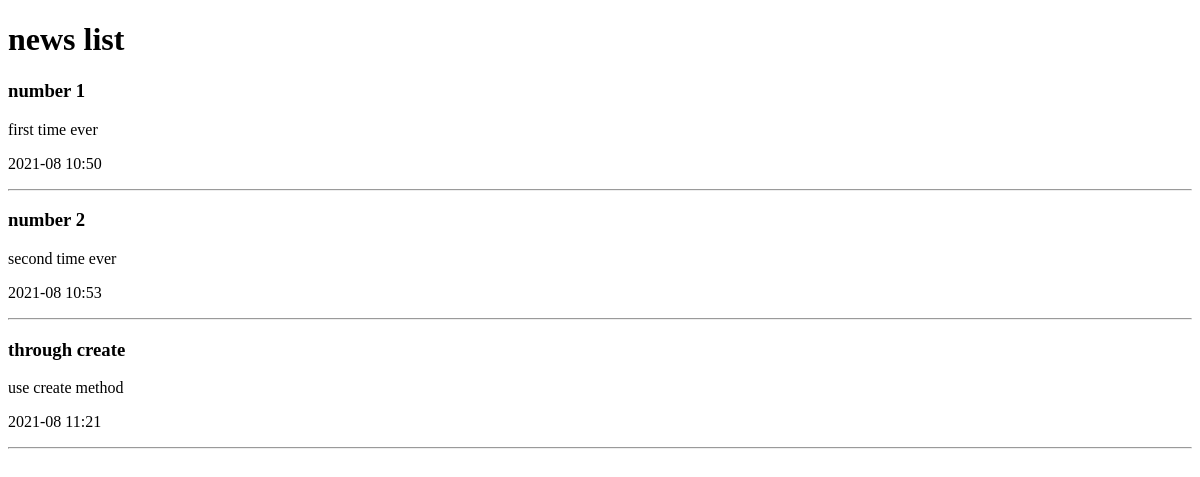
The page /news/ on the database as committed earlier.
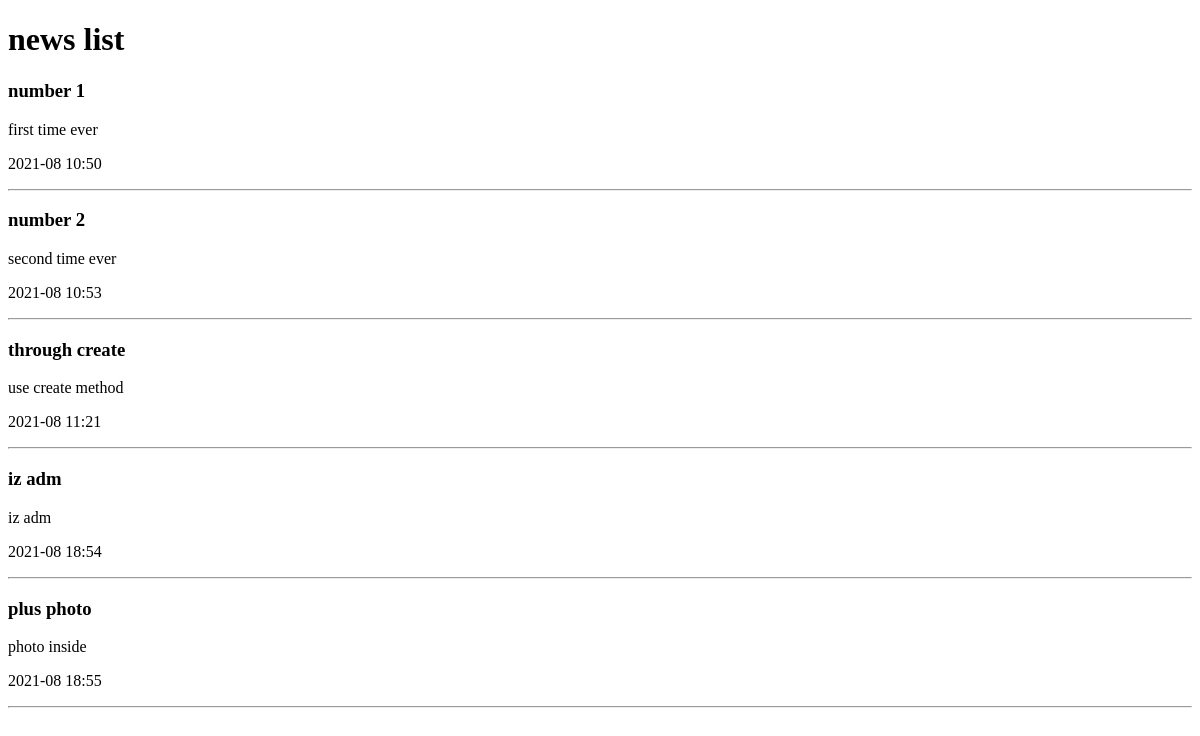
The same page on the database as committed later.
### news/models.py (models this page shows, shortened)
class News_model(models.Model): # News
    header = models.CharField(max_length=151,verbose_name='заголовок')
    text = models.TextField(verbose_name='текст')
    created_at = models.DateTimeField(auto_now_add=True,verbose_name='создан')
    changed_at = models.DateTimeField(auto_now=True, verbose_name='изменен')
    photo = models.ImageField(upload_to='photos/%Y/%m/%d',blank=True)
    is_published = models.BooleanField(default=True, verbose_name='опубликован')
    class Meta:
        verbose_name = 'tsatsaev'
        verbose_name_plural='kaki'

### news/views.py (the view)
# urls.py: path('', index),
def index(request): # called action
    news = News_model.objects.all()
    return render(request,'news/index.html',{'news':news,'title':'news list'})

### news/templates/news/index.html (shortened to what this page needs)
<!DOCTYPE html>
<html lang="en">
  <head>
  </head>
  <body>
    <h1>{{title}}</h1>
    {%for item in news%}
    <div>
      <h3>{{item.header}}</h3>
      <p>{{item.text}}</p>
      <p>{{item.created_at | date:'Y-m H:i'}}</p>
    </div>
    <hr />
    {%endfor%}
  </body>
</html>

Rows that differ between the two databases and show on the page:
added News_model: header "iz adm", text "iz adm", created_at "2021-08 18:54"
added News_model: header "plus photo", text "photo inside", created_at "2021-08 18:55"
